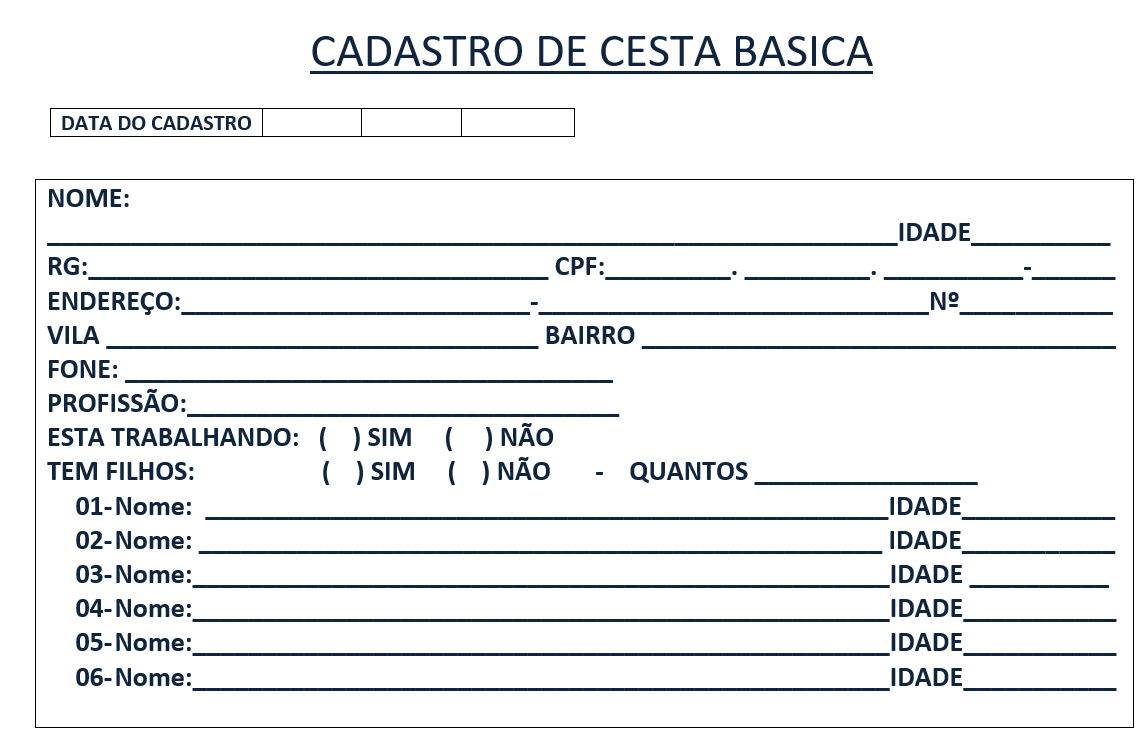
#> input picture app/templates/template-vazio.png, 1146 x 737 px
$ python -i preprocessamento.py   (imports and definitions only)
#> lines starting #> are read from the running program, lines starting #| are printed output that depends on the picture
#> further down, picture is the input picture: shape (737, 1146, 3); mean B, G, R 240, 238.2, 236.7
import cv2

# ==========================================
# PREPROCESSAMENTO LEVE
# ==========================================

def preparar_roi(roi):
    gray = cv2.cvtColor(roi, cv2.COLOR_BGR2GRAY)

    gray = cv2.resize(
        gray, None,
        fx=1.3, fy=1.3,
        interpolation=cv2.INTER_CUBIC
    )

    clahe = cv2.createCLAHE(clipLimit=2.0, tileGridSize=(8, 8))
    gray = clahe.apply(gray)

    return cv2.cvtColor(gray, cv2.COLOR_GRAY2BGR)


def preparar_imagem_completa(img):
    gray = cv2.cvtColor(img, cv2.COLOR_BGR2GRAY)
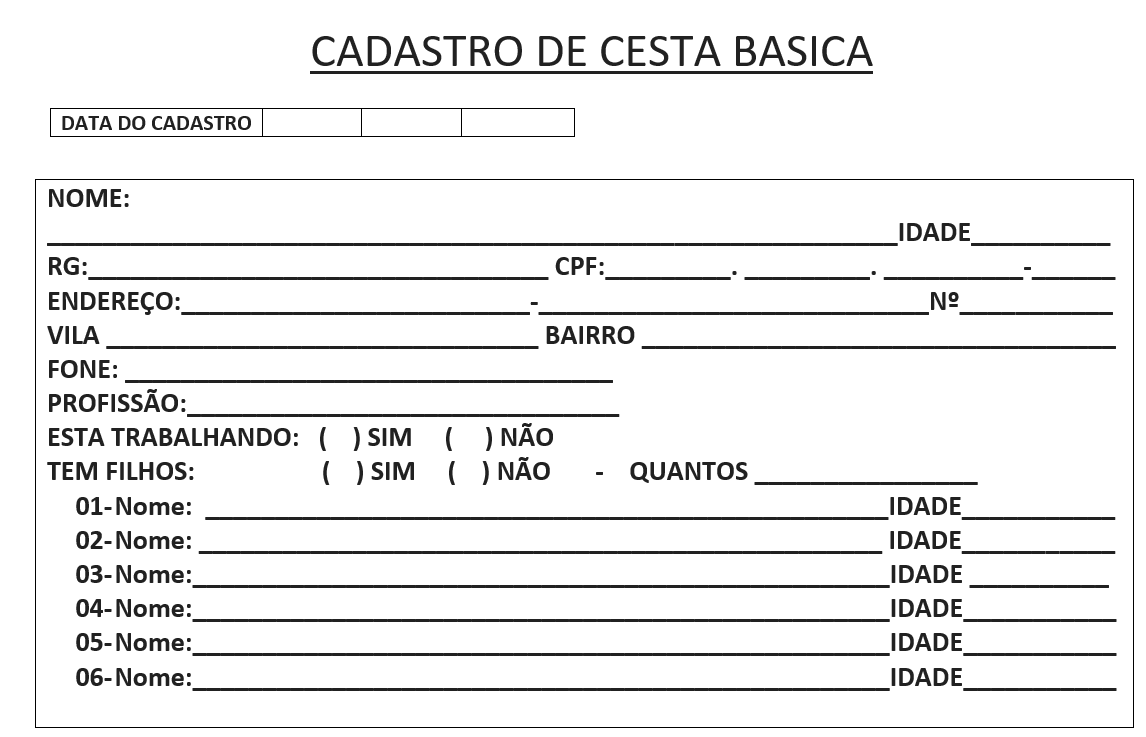
#> gray: shape (737, 1146); min 0, max 255, mean 237.9

    clahe = cv2.createCLAHE(clipLimit=2.0, tileGridSize=(8, 8))
    gray = clahe.apply(gray)

    return cv2.cvtColor(gray, cv2.COLOR_GRAY2BGR)

>>> import cv2
>>> picture = cv2.imread('../templates/template-vazio.png')
>>> result = preparar_imagem_completa(picture)
